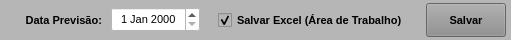
     <widget class="QWidget" name="widget_Cor3" native="true">
      <property name="minimumSize">
       <size>
        <width>0</width>
        <height>0</height>
       </size>
      </property>
      <property name="maximumSize">
       <size>
        <width>16777215</width>
        <height>40</height>
       </size>
      </property>
      <property name="font">
       <font>
        <pointsize>8</pointsize>
       </font>
      </property>
      <property name="styleSheet">
       <string notr="true">background-color: rgb(182, 182, 182);</string>
      </property>
      <layout class="QHBoxLayout" name="horizontalLayout_2">
       <property name="spacing">
        <number>6</number>
       </property>
       <property name="leftMargin">
        <number>5</number>
       </property>
       <property name="topMargin">
        <number>3</number>
       </property>
       <property name="rightMargin">
        <number>5</number>
       </property>
       <property name="bottomMargin">
        <number>3</number>
       </property>
       <item>
        <widget class="QLabel" name="label_119">
         <property name="sizePolicy">
          <sizepolicy hsizetype="Preferred" vsizetype="Preferred">
           <horstretch>0</horstretch>
           <verstretch>0</verstretch>
          </sizepolicy>
         </property>
         <property name="minimumSize">
          <size>
           <width>0</width>
           <height>0</height>
          </size>
         </property>
         <property name="maximumSize">
          <size>
           <width>100</width>
           <height>16777215</height>
          </size>
         </property>
         <property name="font">
          <font>
           <pointsize>8</pointsize>
           <weight>75</weight>
           <bold>true</bold>
          </font>
         </property>
         <property name="text">
          <string>       Data Previsão: </string>
         </property>
         <property name="alignment">
          <set>Qt::AlignRight|Qt::AlignTrailing|Qt::AlignVCenter</set>
         </property>
        </widget>
       </item>
       <item>
        <widget class="QDateEdit" name="date_Previsao">
         <property name="sizePolicy">
          <sizepolicy hsizetype="Preferred" vsizetype="Preferred">
           <horstretch>0</horstretch>
           <verstretch>0</verstretch>
          </sizepolicy>
         </property>
         <property name="minimumSize">
          <size>
           <width>0</width>
           <height>0</height>
          </size>
         </property>
         <property name="maximumSize">
          <size>
           <width>101</width>
           <height>25</height>
          </size>
         </property>
         <property name="font">
          <font>
           <pointsize>8</pointsize>
          </font>
         </property>
         <property name="styleSheet">
          <string notr="true">background-color: rgb(255, 255, 255);</string>
         </property>
         <property name="alignment">
          <set>Qt::AlignCenter</set>
         </property>
        </widget>
       </item>
       <item>
        <widget class="QLabel" name="label_4">
         <property name="font">
          <font>
           <pointsize>8</pointsize>
          </font>
         </property>
         <property name="text">
          <string/>
         </property>
        </widget>
       </item>
       <item>
        <widget class="QCheckBox" name="check_Excel">
         <property name="sizePolicy">
          <sizepolicy hsizetype="Preferred" vsizetype="Preferred">
           <horstretch>0</horstretch>
           <verstretch>0</verstretch>
          </sizepolicy>
         </property>
         <property name="minimumSize">
          <size>
           <width>0</width>
           <height>0</height>
          </size>
         </property>
         <property name="maximumSize">
          <size>
           <width>210</width>
           <height>16777215</height>
          </size>
         </property>
         <property name="font">
          <font>
           <pointsize>8</pointsize>
           <weight>75</weight>
           <bold>true</bold>
          </font>
         </property>
         <property name="text">
          <string>Salvar Excel (Área de Trabalho)</string>
         </property>
         <property name="checked">
          <bool>true</bool>
         </property>
        </widget>
       </item>
       <item>
        <widget class="QLabel" name="label_5">
         <property name="font">
          <font>
           <pointsize>8</pointsize>
          </font>
         </property>
         <property name="text">
          <string/>
         </property>
        </widget>
       </item>
       <item>
        <widget class="QPushButton" name="btn_Salvar">
         <property name="sizePolicy">
          <sizepolicy hsizetype="Preferred" vsizetype="Preferred">
           <horstretch>0</horstretch>
           <verstretch>0</verstretch>
          </sizepolicy>
         </property>
         <property name="maximumSize">
          <size>
           <width>80</width>
           <height>16777215</height>
          </size>
         </property>
         <property name="font">
          <font>
           <pointsize>8</pointsize>
           <weight>75</weight>
           <bold>true</bold>
          </font>
         </property>
         <property name="cursor">
          <cursorShape>PointingHandCursor</cursorShape>
         </property>
         <property name="styleSheet">
          <string notr="true">background-color: rgb(141, 141, 141);</string>
         </property>
         <property name="text">
          <string>Salvar</string>
         </property>
        </widget>
       </item>
      </layout>
     </widget>
